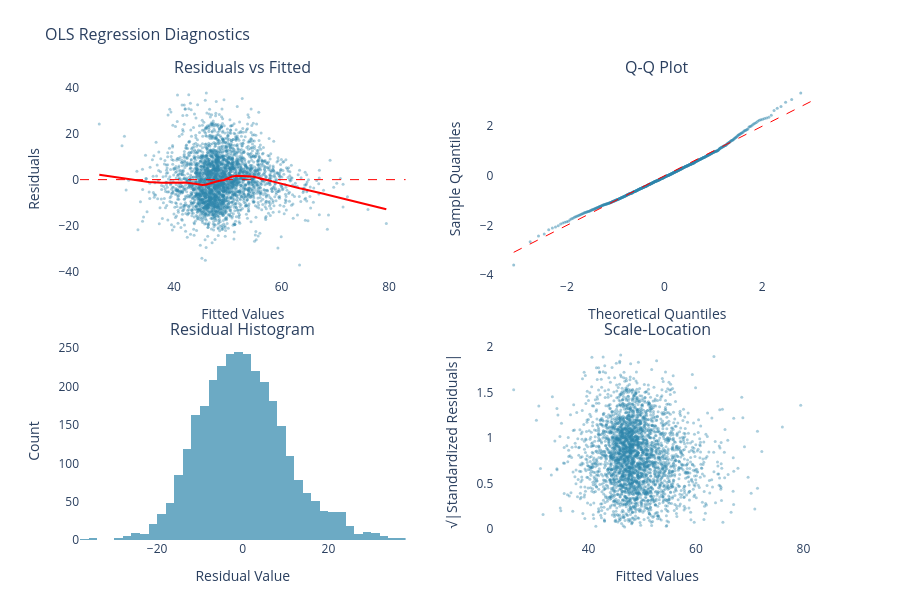

Notebook source saved alongside this figure:
### Markdown cell above
## Chart 9: Residual Diagnostics (2x2 panel)

### Code cell
# 2x2 diagnostic panel
fig9 = make_subplots(rows=2, cols=2,
    subplot_titles=('Residuals vs Fitted', 'Q-Q Plot',
                    'Residual Histogram', 'Scale-Location'),
    horizontal_spacing=0.12, vertical_spacing=0.14)

# 1. Residuals vs Fitted
fig9.add_trace(go.Scatter(
    x=y_pred, y=residuals, mode='markers',
    marker=dict(size=3, color='#2E86AB', opacity=0.4),
    showlegend=False
), row=1, col=1)
fig9.add_hline(y=0, line_dash='dash', line_color='red', line_width=1, row=1, col=1)

# 2. Q-Q Plot
standardized_res = (residuals - residuals.mean()) / residuals.std()
theoretical_q = np.sort(stats.norm.ppf(np.linspace(0.001, 0.999, len(standardized_res))))
empirical_q = np.sort(standardized_res)
# Subsample for performance
step = max(1, len(theoretical_q) // 500)
fig9.add_trace(go.Scatter(
    x=theoretical_q[::step], y=empirical_q[::step], mode='markers',
    marker=dict(size=3, color='#2E86AB', opacity=0.5),
    showlegend=False
), row=1, col=2)
qq_min, qq_max = min(theoretical_q), max(theoretical_q)
fig9.add_trace(go.Scatter(
    x=[qq_min, qq_max], y=[qq_min, qq_max],
    mode='lines', line=dict(color='red', dash='dash', width=1),
    showlegend=False
), row=1, col=2)

# 3. Residual Histogram
fig9.add_trace(go.Histogram(
    x=residuals, nbinsx=50, marker_color='#2E86AB', opacity=0.7,
    showlegend=False
), row=2, col=1)

# 4. Scale-Location (sqrt of abs standardized residuals vs fitted)
sqrt_abs_std_res = np.sqrt(np.abs(standardized_res))
fig9.add_trace(go.Scatter(
    x=y_pred, y=sqrt_abs_std_res, mode='markers',
    marker=dict(size=3, color='#2E86AB', opacity=0.4),
    showlegend=False
), row=2, col=2)

# LOWESS for residuals vs fitted
from statsmodels.nonparametric.smoothers_lowess import lowess as sm_lowess
try:
    lowess_fit = sm_lowess(residuals, y_pred, frac=0.3)
    fig9.add_trace(go.Scatter(
        x=lowess_fit[:, 0], y=lowess_fit[:, 1],
        mode='lines', line=dict(color='red', width=2),
        showlegend=False
    ), row=1, col=1)
except:
    pass

fig9.update_xaxes(title_text='Fitted Values', row=1, col=1)
fig9.update_yaxes(title_text='Residuals', row=1, col=1)
fig9.update_xaxes(title_text='Theoretical Quantiles', row=1, col=2)
fig9.update_yaxes(title_text='Sample Quantiles', row=1, col=2)
fig9.update_xaxes(title_text='Residual Value', row=2, col=1)
fig9.update_yaxes(title_text='Count', row=2, col=1)
fig9.update_xaxes(title_text='Fitted Values', row=2, col=2)
fig9.update_yaxes(title_text='√|Standardized Residuals|', row=2, col=2)

fig9.update_layout(
    title=dict(text='OLS Regression Diagnostics', font=dict(size=16)),
    height=600, width=900,
    plot_bgcolor='white',
    margin=dict(t=80, b=60)
)

fig9.write_html(CHART_DIR / 'chart9_ols_diagnostics.html', include_plotlyjs='cdn', full_html=False)
fig9.show()
print('Saved chart9_ols_diagnostics.html')

### Figure 1 — Plotly figure (JSON) as saved in the notebook; plotly's stock layout.template omitted (floating-point values rounded to 4 significant figures; data arrays with more than 128 entries replaced by an {"elided": "..."} marker saying what was removed)
{"data": [{"marker": {"color": "#2E86AB", "opacity": 0.4, "size": 3}, "mode": "markers", "showlegend": false, "type": "scatter", "x": {"elided": "3060 float values"}, "xaxis": "x", "y": {"elided": "3060 float values"}, "yaxis": "y"}, {"marker": {"color": "#2E86AB", "opacity": 0.5, "size": 3}, "mode": "markers", "showlegend": false, "type": "scatter", "x": {"elided": "510 float values"}, "xaxis": "x2", "y": {"elided": "510 float values"}, "yaxis": "y2"}, {"line": {"color": "red", "dash": "dash", "width": 1}, "mode": "lines", "showlegend": false, "type": "scatter", "x": [-3.09, 3.09], "xaxis": "x2", "y": [-3.09, 3.09], "yaxis": "y2"}, {"marker": {"color": "#2E86AB"}, "nbinsx": 50, "opacity": 0.7, "showlegend": false, "type": "histogram", "x": {"elided": "3060 float values"}, "xaxis": "x3", "yaxis": "y3"}, {"marker": {"color": "#2E86AB", "opacity": 0.4, "size": 3}, "mode": "markers", "showlegend": false, "type": "scatter", "x": {"elided": "3060 float values"}, "xaxis": "x4", "y": {"elided": "3060 float values"}, "yaxis": "y4"}, {"line": {"color": "red", "width": 2}, "mode": "lines", "showlegend": false, "type": "scatter", "x": {"elided": "3060 float values"}, "xaxis": "x", "y": {"elided": "3060 float values"}, "yaxis": "y"}], "layout": {"annotations": [{"font": {"size": 16}, "showarrow": false, "text": "Residuals vs Fitted", "x": 0.22, "xanchor": "center", "xref": "paper", "y": 1.0, "yanchor": "bottom", "yref": "paper"}, {"font": {"size": 16}, "showarrow": false, "text": "Q-Q Plot", "x": 0.78, "xanchor": "center", "xref": "paper", "y": 1.0, "yanchor": "bottom", "yref": "paper"}, {"font": {"size": 16}, "showarrow": false, "text": "Residual Histogram", "x": 0.22, "xanchor": "center", "xref": "paper", "y": 0.43, "yanchor": "bottom", "yref": "paper"}, {"font": {"size": 16}, "showarrow": false, "text": "Scale-Location", "x": 0.78, "xanchor": "center", "xref": "paper", "y": 0.43, "yanchor": "bottom", "yref": "paper"}], "height": 600, "margin": {"b": 60, "t": 80}, "plot_bgcolor": "white", "shapes": [{"line": {"color": "red", "dash": "dash", "width": 1}, "type": "line", "x0": 0, "x1": 1, "xref": "x domain", "y0": 0, "y1": 0, "yref": "y"}], "title": {"font": {"size": 16}, "text": "OLS Regression Diagnostics"}, "width": 900, "xaxis": {"anchor": "y", "domain": [0.0, 0.44], "title": {"text": "Fitted Values"}}, "xaxis2": {"anchor": "y2", "domain": [0.56, 1.0], "title": {"text": "Theoretical Quantiles"}}, "xaxis3": {"anchor": "y3", "domain": [0.0, 0.44], "title": {"text": "Residual Value"}}, "xaxis4": {"anchor": "y4", "domain": [0.56, 1.0], "title": {"text": "Fitted Values"}}, "yaxis": {"anchor": "x", "domain": [0.57, 1.0], "title": {"text": "Residuals"}}, "yaxis2": {"anchor": "x2", "domain": [0.57, 1.0], "title": {"text": "Sample Quantiles"}}, "yaxis3": {"anchor": "x3", "domain": [0.0, 0.43], "title": {"text": "Count"}}, "yaxis4": {"anchor": "x4", "domain": [0.0, 0.43], "title": {"text": "√|Standardized Residuals|"}}}}
